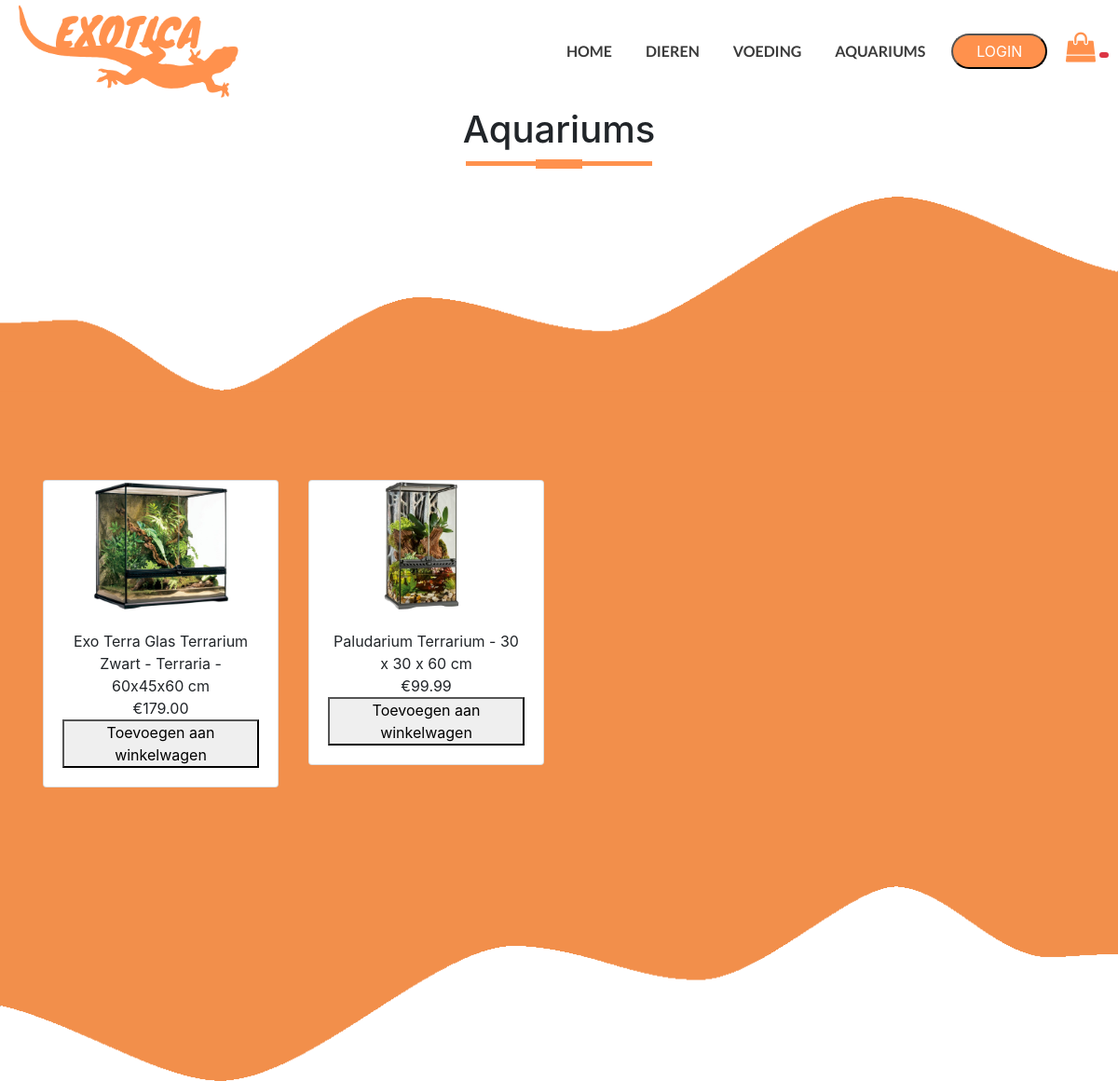
/index.php?content=aquariums, run on the app's committed database.
### tables this page shows
CREATE TABLE `product` (
  `productid` int(11) UNSIGNED NOT NULL,
  `productcode` varchar(100) NOT NULL,
  `productnaam` varchar(100) NOT NULL,
  `beschrijving` text NOT NULL,
  `prijs` decimal(5,2) NOT NULL,
  `productaantal` int(11) UNSIGNED NOT NULL,
  `image` varchar(100) NOT NULL,
  `productcategorieid` int(11) UNSIGNED NOT NULL
);

### includes/aquariums.php (the view, shortened to what this page needs)
<?php require_once './core/init.php';
?>
<section id="shop">
    <div class="container text-center">
        <h1 class="title">Aquariums</h1>
    </div>
</section>
<img src="img/myimage.png" class="bottom-img">
<section id="diensten">
<?php
require_once "./core/db/connectdb.php";
$result = mysqli_query($con,"SELECT * FROM `product` WHERE `productcategorieid` = 4");
echo '<div class="container text-center"> <div class="row text-center">';
while($row = mysqli_fetch_assoc($result)){
    echo "
  <div class=\"col-sm-12 col-md-3 p-3 services\" id='div'>
  <div class=\"card\" style=\"width: auto;\">
  <form method='post' action=''>
  <input type='hidden' name='productcode' value=".$row['productcode']." />
  <div class='image'><img src='".$row['image']."' height='140p'></div>
  <div class=\"card-body\">
    <div class='name'>".$row['productnaam']."</div>
    <div class='price'>€".$row['prijs']."</div>
    <button type='submit' class='buy'>Toevoegen aan winkelwagen</button>
    </div>
    </form>
  </div>
</div>
";
        }
        echo '</div> </div>';
 echo $status; ?>
</section>
<img src="img/image.png" class="bottom-img">

### css/style.css (style rules this page uses)
* { margin:0; padding:0; }
body { font-family: sans-serif; }
.bottom-img { width:100%; margin-bottom: -2px; margin-top: -2px; }
#diensten { padding: 80px 0; background-color: #f28f4b; text-align: center; }
.title::before { content: ''; background: #ff914d; height: 5px; width:200px; margin-left: auto; margin-right: auto; display: block; transform: translateY(63px); }
.title::after { content: ''; background: #ff914d; height: 10px; width:50px; margin-left: auto; margin-right: auto; margin-bottom: 40px; display: block; transform: translateY(8px); }

### data on the page
product: image (picture), productnaam "Exo Terra Glas Terrarium Zwart - Terraria - 60x45x60 cm", prijs "179.00"
product: image (picture), productnaam "Paludarium Terrarium - 30 x 30 x 60 cm", prijs "99.99"
